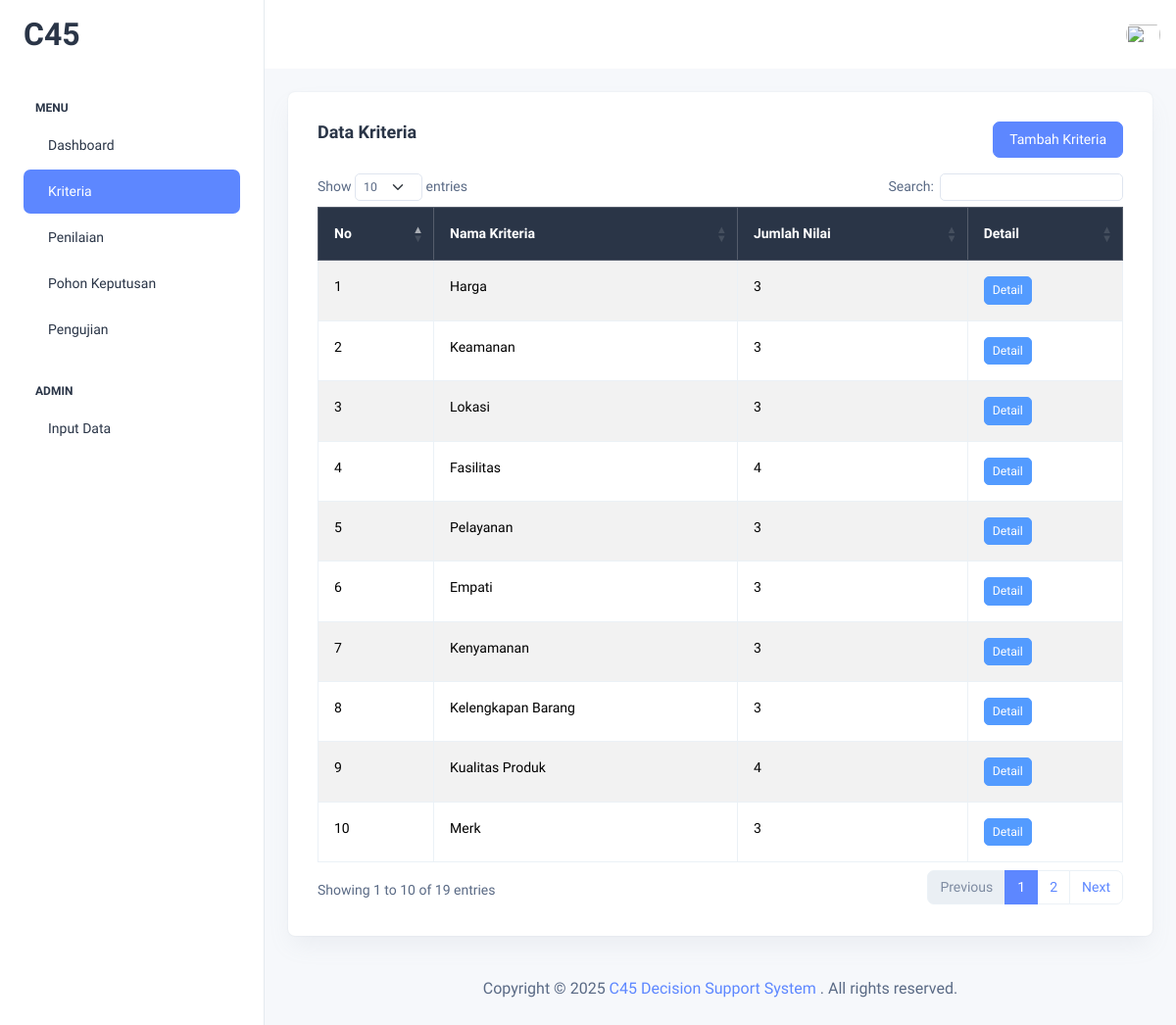
The app's page /frontend/view/kriteria.php (signed in) with its own data.
### tables this page shows
CREATE TABLE `kriteria` (
  `id_kriteria` int(11) NOT NULL,
  `nama_kriteria` varchar(50) DEFAULT NULL
);

### frontend/view/kriteria.php (the view, shortened to what this page needs)
<!doctype html>
<html lang="en">
<head>
  <link rel="stylesheet" href="../assets/css/styles.min.css" />
  <link rel="stylesheet" href="https://cdn.datatables.net/1.13.6/css/dataTables.bootstrap5.min.css">
</head>
<body>
  <div class="page-wrapper" id="main-wrapper" data-layout="vertical" data-navbarbg="skin6" data-sidebartype="full"
   >
    <?php include 'partials/sidebar.php' ?>
    <div class="body-wrapper">
      <?php include 'partials/header.php' ?>
      <div class="body-wrapper-inner">
        <div class="container-fluid">
          <div class="card">
            <div class="card-body">
              <div class="d-flex justify-content-between mb-3">
                <h5 class="card-title fw-semibold">Data Kriteria</h5>
                <button class="btn btn-primary" data-bs-toggle="modal" data-bs-target="#modalTambahKriteria">Tambah Kriteria</button>
              </div>
              <div class="table-responsive">
                <table id="tabel-kriteria" class="table table-bordered table-striped">
                  <thead class="table-dark">
                    <tr>
                      <th>No</th>
                      <th>Nama Kriteria</th>
                      <th>Jumlah Nilai</th>
                      <th>Detail</th>
                    </tr>
                  </thead>
                  <tbody>
                    <?php
                    include '../database/config.php';
                    $no = 1;
                    $query = mysqli_query($databaseConnection, "SELECT k.id_kriteria, k.nama_kriteria, COUNT(n.id_nilai) as jumlah_nilai
                                                  FROM kriteria k
                                                  LEFT JOIN nilai_kriteria n ON k.id_kriteria = n.id_kriteria
                                                  GROUP BY k.id_kriteria");
                    while ($row = mysqli_fetch_assoc($query)) {
                        echo "<tr>";
                        echo "<td>{$no}</td>";
                        echo "<td>{$row['nama_kriteria']}</td>";
                        echo "<td>{$row['jumlah_nilai']}</td>";
                        echo "<td><a href='detail_kriteria.php?id={$row['id_kriteria']}' class='btn btn-sm btn-info'>Detail</a></td>";
                        echo "</tr>";
                        $no++;
                    }
                    ?>
                  </tbody>
                </table>
              </div>
            </div>
          </div>
          <?php include 'partials/footer.php' ?>
        </div>
      </div>
    </div>
  </div>
</body>
</html>

### frontend/view/partials/sidebar.php (shortened to what this page needs)
<?php
$userRole = isset($_SESSION['user']['role']) ? $_SESSION['user']['role'] : 'user';
?>
<aside class="left-sidebar">
      <div>
        <div class="brand-logo d-flex align-items-center justify-content-between">
          <a href="./index.php" class="text-nowrap logo-img" style="font-size: 2rem; font-weight: bold; color: #2A3547; text-decoration: none;">
            C45
          </a>
        </div>
        <nav class="sidebar-nav scroll-sidebar" data-simplebar="">
          <ul id="sidebarnav">
            <li class="nav-small-cap">
              <span class="hide-menu">Menu</span>
            </li>
            <li class="sidebar-item">
              <a class="sidebar-link" href="./index.php" aria-expanded="false">
                <span class="hide-menu">Dashboard</span>
              </a>
            </li>
            <?php if ($userRole === 'admin'): ?>
            <li class="sidebar-item">
              <a class="sidebar-link" href="./kriteria.php" aria-expanded="false">
                <span class="hide-menu">Kriteria</span>
              </a>
            </li>
            <?php endif; ?>
            <?php if ($userRole === 'admin'): ?>
            <li class="sidebar-item">
              <a class="sidebar-link" href="./penilaian.php" aria-expanded="false">
                <span class="hide-menu">Penilaian</span>
              </a>
            </li>
            <?php endif; ?>
            <li class="sidebar-item">
              <a class="sidebar-link" href="./pohon_keputusan.php" aria-expanded="false">
                <span class="hide-menu">Pohon Keputusan</span>
              </a>
            </li>
            <li class="sidebar-item">
              <a class="sidebar-link" href="./pengujian.php" aria-expanded="false">
                <span class="hide-menu">Pengujian</span>
              </a>
            </li>
            <?php if ($userRole === 'admin'): ?>
            <li class="nav-small-cap">
              <span class="hide-menu">Admin</span>
            </li>
            <li class="sidebar-item">
              <a class="sidebar-link" href="./input_data.php" aria-expanded="false">
                <span class="hide-menu">Input Data</span>
              </a>
            </li>
            <?php endif; ?>
          </ul>
        </nav>
      </div>
    </aside>

### frontend/view/partials/header.php (shortened to what this page needs)
<header class="app-header">
  <nav class="navbar navbar-expand-lg navbar-light">
    <div class="navbar-collapse justify-content-end px-0" id="navbarNav">
      <ul class="navbar-nav flex-row ms-auto align-items-center justify-content-end">
        <li class="nav-item dropdown">
          <a class="nav-link" href="javascript:void(0)" id="drop2" data-bs-toggle="dropdown" aria-expanded="false">
            <img src="../assets/images/profile/user-1.jpg" alt="" width="35" height="35" class="rounded-circle">
          </a>
        </li>
      </ul>
    </div>
  </nav>
</header>

### frontend/view/partials/footer.php
<div class="py-6 px-6 text-center">
  <p class="mb-0 fs-4">Copyright &copy; <?= date('Y') ?> <span class="pe-1 text-primary fw-bold">C45 Decision Support System</span>. All rights reserved.</p>
</div>

### frontend/assets/libs/simplebar/src/simplebar.css (style rules this page uses)
[data-simplebar] { position: relative; flex-direction: column; flex-wrap: wrap; justify-content: flex-start; align-content: flex-start; align-items: flex-start; }

### records on screen
kriteria: nama_kriteria "Harga", jumlah_nilai "3"
kriteria: nama_kriteria "Keamanan", jumlah_nilai "3"
kriteria: nama_kriteria "Lokasi", jumlah_nilai "3"
kriteria: nama_kriteria "Fasilitas", jumlah_nilai "4"
kriteria: nama_kriteria "Pelayanan", jumlah_nilai "3"
kriteria: nama_kriteria "Empati", jumlah_nilai "3"
kriteria: nama_kriteria "Kenyamanan", jumlah_nilai "3"
kriteria: nama_kriteria "Kelengkapan Barang", jumlah_nilai "3"
kriteria: nama_kriteria "Kualitas Produk", jumlah_nilai "4"
kriteria: nama_kriteria "Merk", jumlah_nilai "3"
